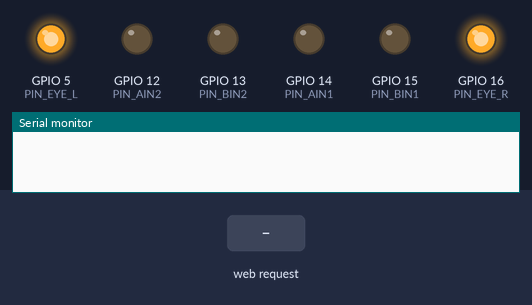
Bench run of a sketch on a simulated ESP8266 (NodeMCU). Shown: output pins drawn as LEDs (lit = HIGH), the last lines printed to the serial monitor. The test bench sets the inputs (shaded band). Storage starts empty.

Above: at 2.2 s.
2.3 s: HTTP request GET /forward received
At 3.2 s:
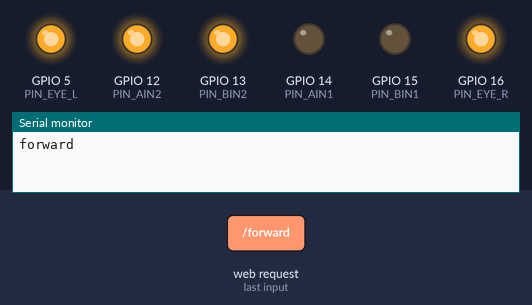
3.8 s: HTTP request GET /reverse received
At 4.4 s:
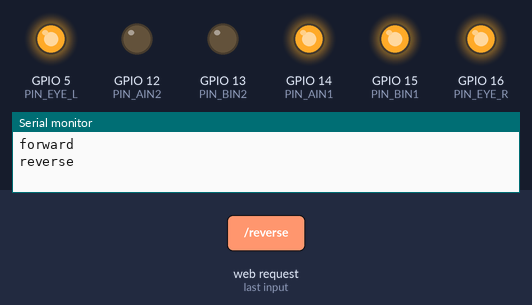
5.3 s: HTTP request GET /left received
At 6.5 s:
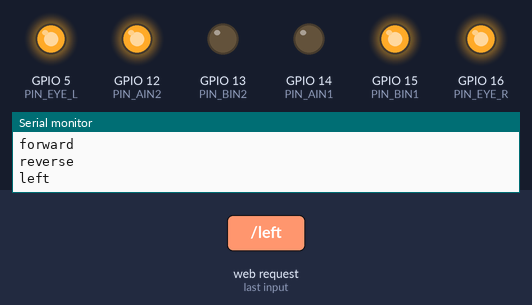
6.8 s: HTTP request GET /right received
At 7.9 s:
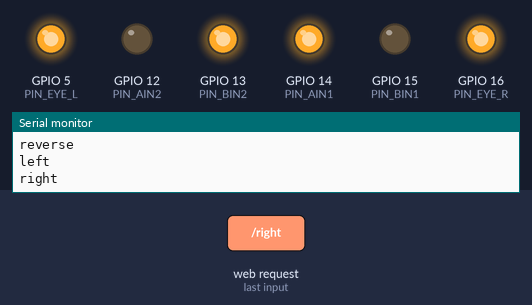
Timing chart, 0 to 9.3 s (numbered marks = the images above; inputs shaded):
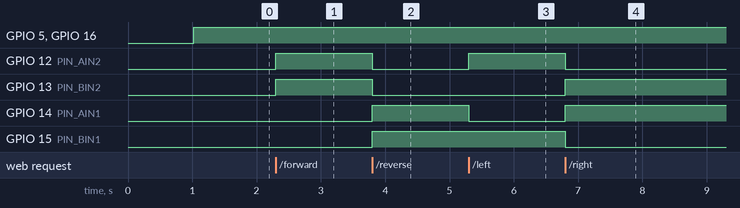

Measured:
- after the input at 2.3 s, GPIO 12 (PIN_AIN2), GPIO 13 (PIN_BIN2): LOW → HIGH at once
- after the input at 3.8 s, GPIO 12 (PIN_AIN2), GPIO 13 (PIN_BIN2): HIGH → LOW at once; GPIO 14 (PIN_AIN1), GPIO 15 (PIN_BIN1): LOW → HIGH at once
- after the input at 5.3 s, GPIO 12 (PIN_AIN2): LOW → HIGH at once; GPIO 14 (PIN_AIN1): HIGH → LOW at once
- after the input at 6.8 s, GPIO 12 (PIN_AIN2), GPIO 15 (PIN_BIN1): HIGH → LOW at once; GPIO 13 (PIN_BIN2), GPIO 14 (PIN_AIN1): LOW → HIGH at once

The sketch:

camrobo_rc.ino
```cpp
#include <ESP8266WiFi.h>
#include <WiFiClient.h>
#include <ESP8266WebServer.h>
#include <FS.h>

#define APSSID "CAMROBO1" // SSID
#define APPSK "*******"   // パスワード(8文字以上)

const char *ssid = APSSID;
const char *password = APPSK;

ESP8266WebServer webServer(80);

/**
 * 目 LED
 */
#define PIN_EYE_R 16
#define PIN_EYE_L 5

/***
 * DRV8835
 */
#define PIN_AIN1 14 // 右モーター 青
#define PIN_AIN2 12 // 右モーター 黃
#define PIN_BIN1 15 // 左モーター 青
#define PIN_BIN2 13 // 左モーター 黃

#define PWM_FREQ 1000 // PWM Frequency: 1000Hz(1kHz)
#define PWM_RANGE 100 // PWM range: 100

String getContentType(String filename) {
  if (filename.endsWith(".html")) return "text/html";
  else if (filename.endsWith(".css")) return "text/css";
  else if (filename.endsWith(".js")) return "application/javascript";
  else if (filename.endsWith(".ico")) return "image/x-icon";
  return "text/plain";
}

bool handleFileRead(String path) {
  Serial.println("handleFileRead: " + path);
  if (path.endsWith("/")) path += "index.html";
  String contentType = getContentType(path);
  if (SPIFFS.exists(path)) {
    File file = SPIFFS.open(path, "r");
    size_t sent = webServer.streamFile(file, contentType);
    file.close();
    return true;
  }
  Serial.println("\tFile Not Found.");
  return false;
}

void handleForward() {
  forward();
  webServer.send(200, "text/plain", "Forward");
}
void handleReverse() {
  reverse();
  webServer.send(200, "text/plain", "Reverse");
}
void handleLeft() {
  left();
  webServer.send(200, "text/plain", "Left");
}
void handleRight() {
  right();
  webServer.send(200, "text/plain", "Right");
}
void handleStop() {
  stop();
  webServer.send(200, "text/plain", "Stop");
}

/**
 * 起動時に1度だけ呼ばれる処理
 * 各種初期化を行う
 */
void setup() {
  delay(1000);
  SPIFFS.begin();
  Serial.begin(115200);

  WiFi.mode(WIFI_AP);
  WiFi.softAP(ssid, password);

  IPAddress myIP = WiFi.softAPIP();

  webServer.onNotFound([]() {
    if (!handleFileRead(webServer.uri())) {
      webServer.send(404, "text/plain", "404: Not Found");
    }
  });

  // 下記URLにアクセスされたら、対応する処理を呼ぶ
  webServer.on("/forward", handleForward);
  webServer.on("/reverse", handleReverse);
  webServer.on("/left", handleLeft);
  webServer.on("/right", handleRight);
  webServer.on("/stop", handleStop);
  webServer.begin();

  // Init GPIO mode
  pinMode(PIN_AIN1, OUTPUT);
  pinMode(PIN_AIN2, OUTPUT);
  pinMode(PIN_BIN1, OUTPUT);
  pinMode(PIN_BIN2, OUTPUT);
  pinMode(PIN_EYE_R, OUTPUT);
  pinMode(PIN_EYE_L, OUTPUT);

  // Initialize PWM
  analogWriteFreq(PWM_FREQ);
  analogWriteRange(PWM_RANGE);
}

/**
 * setup 完了後、ずっと呼ばれる処理
 * 1. Webサーバーがブラウザからのアクセスを待ち受ける
 * 2. 目を光らせ続ける
 */
void loop() {
  webServer.handleClient();
  digitalWrite(PIN_EYE_R, HIGH);
  digitalWrite(PIN_EYE_L, HIGH);
}

void forward() {
  Serial.println("forward");
  analogWrite(PIN_AIN1, 0);
  analogWrite(PIN_AIN2, 100);
  analogWrite(PIN_BIN1, 0);
  analogWrite(PIN_BIN2, 100);
}

void reverse() {
  Serial.println("reverse");
  analogWrite(PIN_AIN1, 100);
  analogWrite(PIN_AIN2, 0);
  analogWrite(PIN_BIN1, 100);
  analogWrite(PIN_BIN2, 0);
}

void left() {
  Serial.println("left");
  analogWrite(PIN_AIN1, 0);
  analogWrite(PIN_AIN2, 100);
  analogWrite(PIN_BIN1, 100);
  analogWrite(PIN_BIN2, 0);
}

void right() {
  Serial.println("right");
  analogWrite(PIN_AIN1, 100);
  analogWrite(PIN_AIN2, 0);
  analogWrite(PIN_BIN1, 0);
  analogWrite(PIN_BIN2, 100);
}

void stop() {
  Serial.println("stop");
  analogWrite(PIN_AIN1, 0);
  analogWrite(PIN_AIN2, 0);
  analogWrite(PIN_BIN1, 0);
  analogWrite(PIN_BIN2, 0);
}
```
